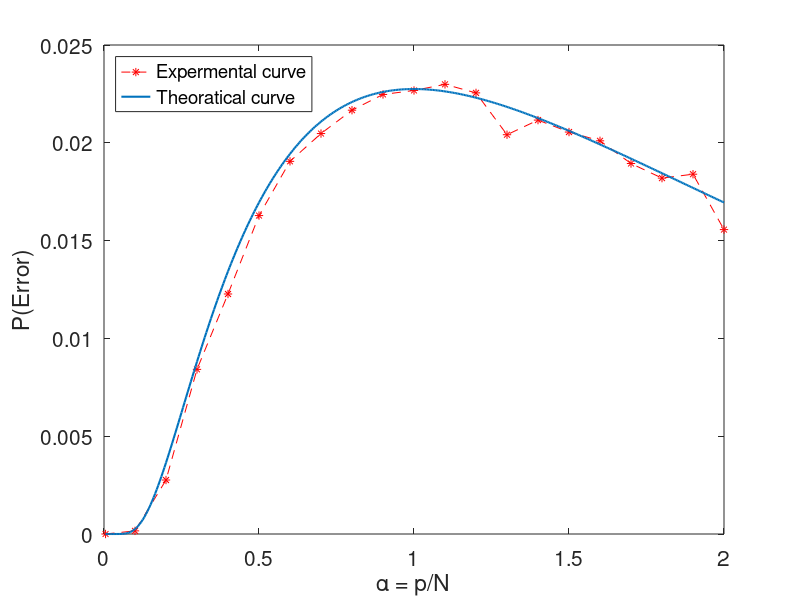

Write the MATLAB code that produced this figure.
clear ;
clc;

p = [1 linspace(20,400,20)]; 
N = 200; % number of nuerons 
bits = 100000;
P_error = zeros(length(p),1);
error_bits = zeros(length(p),1);

for i = 1 : length(p)
    
    iter = round( bits / (p(i) * N));
    error_vector = zeros( p(i)*N , iter);
    
    for k = 1:iter
        patterns = 2 * randi([0,1],N,p(i)) - 1 ;
        weight = zeros(N);
    
        for j = 1:p(i)
            weightj = patterns(:,j) * patterns(:,j)'; % weight of each pattern
            weight = weight + (1/N) .* weightj;
        end
        
        for m = 1:p(i)
            S_j = patterns(:,m);
            S_i = sign(weight * S_j);
            S_i = S_i + (S_i==0) .* (2*randi([0,1],N,1)-1);
            error_vector(((m-1)*N+1):m*N,k) = S_i ~= S_j;
        end
    end
    error_vector = error_vector(:);
    index = randperm(length(error_vector));
    index = index(1:iter*p(i)*N);
    error_bits(i) = sum(error_vector(index));
    P_error(i) = error_bits(i) / length(index);
    
end

p2 = [1:400];
P_error1 = 0.5 * (1 - erf( (1 + p2./N) ./ sqrt( 2 * p2 ./ N)));

plot( p ./ N ,P_error,'r--*',p2 ./ N,P_error1,'Markersize',8,'linewidth',1.5);
xlabel('\alpha = p/N');
ylabel('P(Error)');
legend('Expermental curve','Theoratical curve','Location','northwest')
set(gca,'fontsize', 15)
